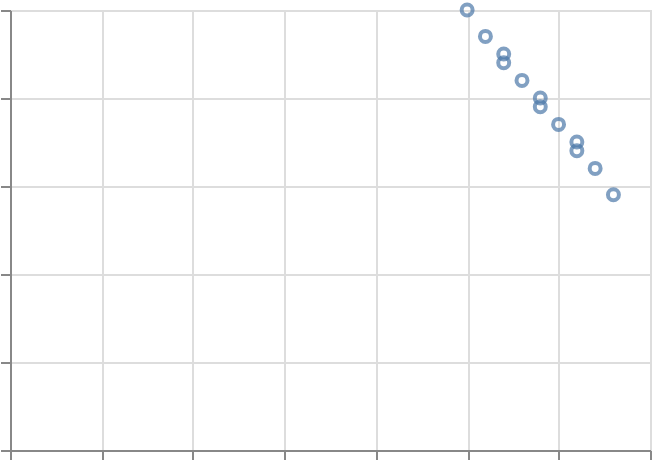

Here is the Vega-Lite specification saved for this chart:
### Vega-Lite specification from a JSON file in a GitHub repository (floating-point values rounded to 4 significant figures)
{"$schema": "https://vega.github.io/schema/vega-lite/v6.json", "padding": 5, "autosize": "none", "width": 320, "height": 220, "data": {"values": [{"year": 1990, "date": "1990-06-15", "country": "a", "region": "east", "pop": 10, "life": 50, "fert": 5.0}, {"year": 1990, "date": "1990-06-15", "country": "b", "region": "west", "pop": 17, "life": 54, "fert": 4.5}, {"year": 1990, "date": "1990-06-15", "country": "c", "region": "east", "pop": 24, "life": 58, "fert": 4.0}, {"year": 1990, "date": "1990-06-15", "country": "d", "region": "south", "pop": 31, "life": 62, "fert": 3.5}, {"year": 1991, "date": "1991-06-15", "country": "a", "region": "east", "pop": 13, "life": 52, "fert": 4.7}, {"year": 1991, "date": "1991-06-15", "country": "b", "region": "west", "pop": 20, "life": 56, "fert": 4.2}, {"year": 1991, "date": "1991-06-15", "country": "c", "region": "east", "pop": 27, "life": 60, "fert": 3.7}, {"year": 1991, "date": "1991-06-15", "country": "d", "region": "south", "pop": 34, "life": 64, "fert": 3.2}, {"year": 1992, "date": "1992-06-15", "country": "a", "region": "east", "pop": 16, "life": 54, "fert": 4.4}, {"year": 1992, "date": "1992-06-15", "country": "b", "region": "west", "pop": 23, "life": 58, "fert": 3.9}, {"year": 1992, "date": "1992-06-15", "country": "c", "region": "east", "pop": 30, "life": 62, "fert": 3.4}, {"year": 1992, "date": "1992-06-15", "country": "d", "region": "south", "pop": 37, "life": 66, "fert": 2.9}]}, "params": [{"name": "anim", "select": {"type": "point", "on": "timer", "fields": ["year"]}}], "transform": [{"filter": {"param": "anim"}}], "config": {"scale": {"framesPerSecond": 4, "animationDuration": 3}}, "mark": "point", "encoding": {"x": {"field": "life", "type": "quantitative"}, "y": {"field": "fert", "type": "quantitative"}, "time": {"field": "year", "type": "ordinal"}}}
